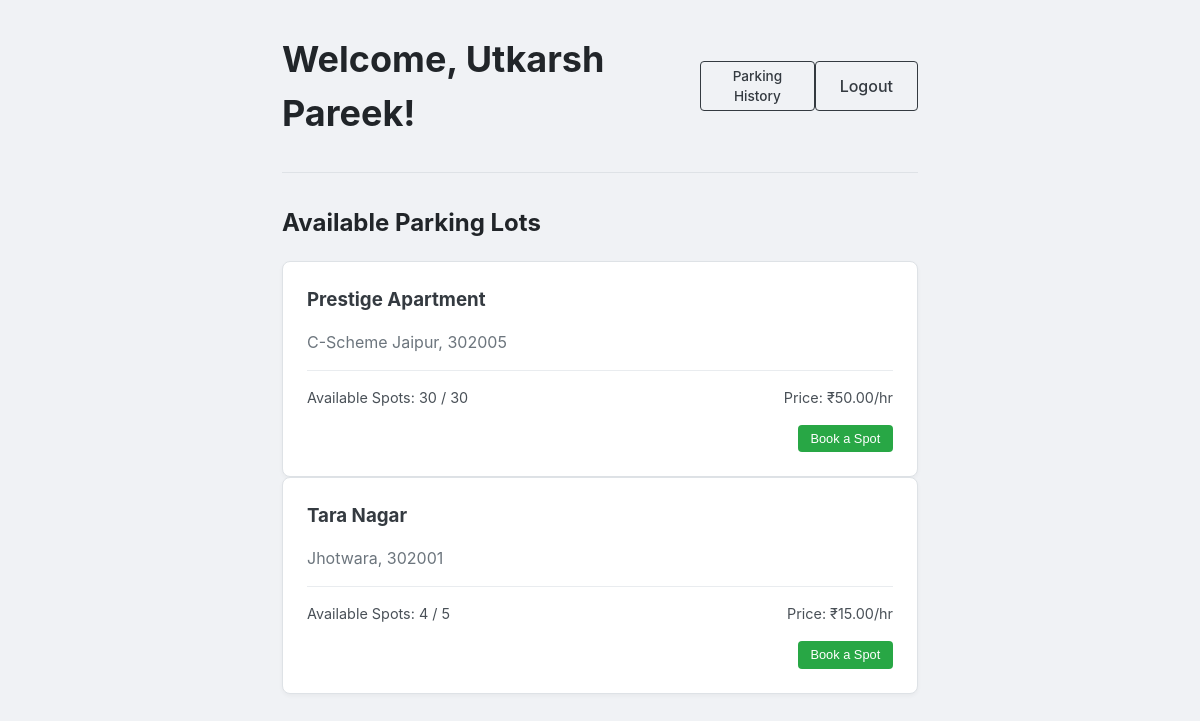
Page /user/dashboard (signed in) on the earlier database version.
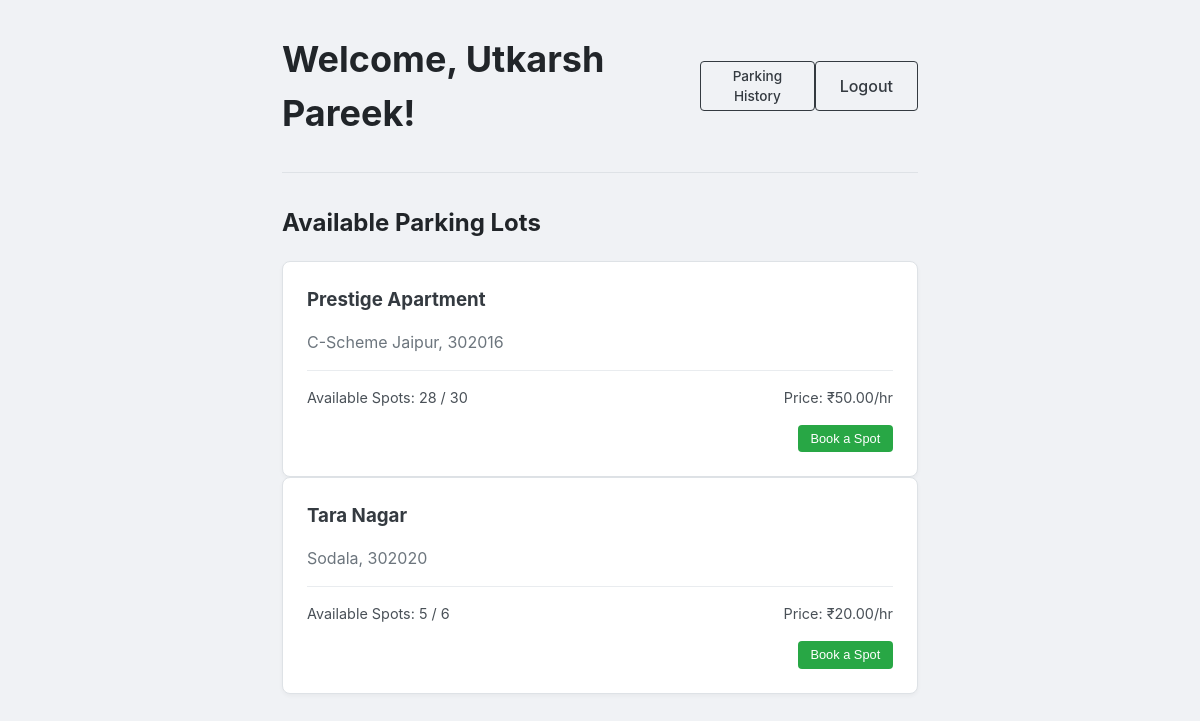
Same page on the later database version.
### models/database.py (models this page shows)
class ParkingLot(db.Model):
    __tablename__ = 'parking_lot'
    id = db.Column(db.Integer, primary_key=True)
    name = db.Column(db.String(50), nullable=False)
    address = db.Column(db.String(100), nullable=False)
    pincode = db.Column(db.String(10), nullable=False)
    capacity = db.Column(db.Integer, nullable=False)
    price_per_hour = db.Column(db.Float, nullable=False)
    spots = db.relationship('ParkingSpot', backref='lot', lazy=True, cascade="all, delete-orphan")

### routes/user_routes.py (the view)
@user_bp.route('/user/dashboard')
def user_dashboard():
    if 'user_id' not in session:
        flash('You must be logged in to view this page.', 'danger')
        return redirect(url_for('auth.login'))
    print(f"--- DEBUG: Checking for reservations for user_id: {session.get('user_id')} ---")
    active_reservations = Reservation.query.filter(
        Reservation.user_id == session['user_id'],
        Reservation.end_time.is_(None)
    ).all()
    print(f"--- DEBUG: Query found these reservations: {active_reservations} ---")
    lots = ParkingLot.query.all()
    return render_template('user/user_dashboard.html', lots=lots, active_reservations=active_reservations)

### templates/user/user_dashboard.html (shortened to what this page needs)
{% extends "layout.html" %}
{% block content %}
<div class="dashboard-container">
    <div class="dashboard-header">
        <h1>Welcome, {{ session.full_name }}!</h1>
        <a href="{{ url_for('user.parking_history') }}" class="btn btn-outline btn-sm">Parking History</a>
        <a href="{{ url_for('auth.logout') }}" class="btn btn-outline">Logout</a>
    </div>
    <hr>
    <h2>Available Parking Lots</h2>
    {% for lot in lots %}
        {% set available_spots = lot.spots|selectattr('status', 'equalto', 'A')|list|length %}
        {% if available_spots > 0 %}
        <div class="lot-card">
            <h3>{{ lot.name }}</h3>
            <p class="lot-meta">{{ lot.address }}, {{ lot.pincode }}</p>
            <div class="lot-details">
                <span>Available Spots: {{ available_spots }} / {{ lot.capacity }}</span>
                <span>Price: ₹{{ "%.2f"|format(lot.price_per_hour) }}/hr</span>
            </div>
            <div class="lot-actions">
                <form method="POST" action="{{ url_for('user.book_spot', lot_id=lot.id) }}">
                    <button type="submit" class="btn-action btn-book">Book a Spot</button>
                </form>
            </div>
        </div>
        {% endif %}
    {% endfor %}
</div>
{% endblock %}

Differences in the rows shown:
changed ParkingLot "Prestige Apartment": pincode "302005" → "302016"; capacity "30" → "28"
changed ParkingLot "Tara Nagar": address "Jhotwara" → "Sodala"; pincode "302001" → "302020"; available_spots "4" → "5"; capacity "5" → "6"; price_per_hour "15.00" → "20.00"
